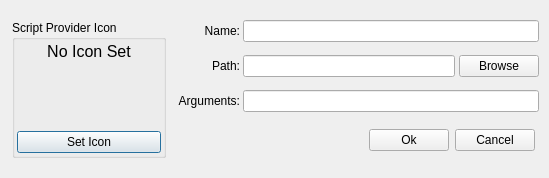
<?xml version="1.0" encoding="UTF-8"?>
<ui version="4.0">
 <class>UIRStatsScriptProviderConfigDialog</class>
 <widget class="QDialog" name="UIRStatsScriptProviderConfigDialog">
  <property name="geometry">
   <rect>
    <x>0</x>
    <y>0</y>
    <width>549</width>
    <height>178</height>
   </rect>
  </property>
  <property name="windowTitle">
   <string>UIRStatsScriptProviderConfigDialog</string>
  </property>
  <layout class="QVBoxLayout" name="verticalLayout">
   <property name="leftMargin">
    <number>4</number>
   </property>
   <property name="topMargin">
    <number>4</number>
   </property>
   <property name="rightMargin">
    <number>4</number>
   </property>
   <property name="bottomMargin">
    <number>4</number>
   </property>
   <item>
    <widget class="QFrame" name="">
     <property name="sizePolicy">
      <sizepolicy hsizetype="Preferred" vsizetype="Preferred">
       <horstretch>0</horstretch>
       <verstretch>0</verstretch>
      </sizepolicy>
     </property>
     <layout class="QHBoxLayout" name="horizontalLayout_4">
      <property name="leftMargin">
       <number>4</number>
      </property>
      <property name="topMargin">
       <number>4</number>
      </property>
      <property name="rightMargin">
       <number>4</number>
      </property>
      <property name="bottomMargin">
       <number>4</number>
      </property>
      <item>
       <widget class="QFrame" name="verticalFrame">
        <layout class="QVBoxLayout" name="verticalLayout_2">
         <property name="leftMargin">
          <number>4</number>
         </property>
         <property name="topMargin">
          <number>4</number>
         </property>
         <property name="rightMargin">
          <number>4</number>
         </property>
         <property name="bottomMargin">
          <number>4</number>
         </property>
         <item>
          <spacer name="verticalSpacer_2">
           <property name="orientation">
            <enum>Qt::Vertical</enum>
           </property>
           <property name="sizeHint" stdset="0">
            <size>
             <width>20</width>
             <height>40</height>
            </size>
           </property>
          </spacer>
         </item>
         <item>
          <widget class="QGroupBox" name="verticalGroupBox">
           <property name="sizePolicy">
            <sizepolicy hsizetype="Fixed" vsizetype="Preferred">
             <horstretch>0</horstretch>
             <verstretch>0</verstretch>
            </sizepolicy>
           </property>
           <property name="title">
            <string>Script Provider Icon</string>
           </property>
           <layout class="QVBoxLayout" name="verticalLayout_3">
            <property name="spacing">
             <number>3</number>
            </property>
            <property name="leftMargin">
             <number>2</number>
            </property>
            <property name="topMargin">
             <number>2</number>
            </property>
            <property name="rightMargin">
             <number>2</number>
            </property>
            <property name="bottomMargin">
             <number>2</number>
            </property>
            <item>
             <widget class="QLabel" name="m_lblNoIcon">
              <property name="font">
               <font>
                <pointsize>12</pointsize>
               </font>
              </property>
              <property name="text">
               <string>No Icon Set</string>
              </property>
              <property name="alignment">
               <set>Qt::AlignCenter</set>
              </property>
             </widget>
            </item>
            <item>
             <layout class="QHBoxLayout" name="horizontalLayout_3">
              <property name="leftMargin">
               <number>0</number>
              </property>
              <property name="topMargin">
               <number>0</number>
              </property>
              <property name="rightMargin">
               <number>0</number>
              </property>
              <property name="bottomMargin">
               <number>0</number>
              </property>
              <item>
               <spacer name="horizontalSpacer_2">
                <property name="orientation">
                 <enum>Qt::Horizontal</enum>
                </property>
                <property name="sizeHint" stdset="0">
                 <size>
                  <width>40</width>
                  <height>20</height>
                 </size>
                </property>
               </spacer>
              </item>
              <item>
               <widget class="QLabel" name="m_lblIcon">
                <property name="sizePolicy">
                 <sizepolicy hsizetype="Preferred" vsizetype="Fixed">
                  <horstretch>0</horstretch>
                  <verstretch>0</verstretch>
                 </sizepolicy>
                </property>
                <property name="minimumSize">
                 <size>
                  <width>64</width>
                  <height>64</height>
                 </size>
                </property>
                <property name="text">
                 <string/>
                </property>
                <property name="scaledContents">
                 <bool>true</bool>
                </property>
               </widget>
              </item>
              <item>
               <spacer name="horizontalSpacer">
                <property name="orientation">
                 <enum>Qt::Horizontal</enum>
                </property>
                <property name="sizeHint" stdset="0">
                 <size>
                  <width>40</width>
                  <height>20</height>
                 </size>
                </property>
               </spacer>
              </item>
             </layout>
            </item>
            <item>
             <widget class="QPushButton" name="m_btnSetIcon">
              <property name="text">
               <string>Set Icon</string>
              </property>
             </widget>
            </item>
           </layout>
          </widget>
         </item>
         <item>
          <spacer name="verticalSpacer">
           <property name="orientation">
            <enum>Qt::Vertical</enum>
           </property>
           <property name="sizeHint" stdset="0">
            <size>
             <width>20</width>
             <height>40</height>
            </size>
           </property>
          </spacer>
         </item>
        </layout>
       </widget>
      </item>
      <item>
       <layout class="QGridLayout" name="gridLayout">
        <property name="leftMargin">
         <number>2</number>
        </property>
        <property name="topMargin">
         <number>2</number>
        </property>
        <property name="rightMargin">
         <number>2</number>
        </property>
        <property name="bottomMargin">
         <number>2</number>
        </property>
        <property name="spacing">
         <number>3</number>
        </property>
        <item row="2" column="0">
         <widget class="QLabel" name="label_6">
          <property name="text">
           <string>Arguments:</string>
          </property>
          <property name="alignment">
           <set>Qt::AlignRight|Qt::AlignTrailing|Qt::AlignVCenter</set>
          </property>
         </widget>
        </item>
        <item row="1" column="1">
         <widget class="QFrame" name="">
          <property name="sizePolicy">
           <sizepolicy hsizetype="Preferred" vsizetype="Fixed">
            <horstretch>0</horstretch>
            <verstretch>0</verstretch>
           </sizepolicy>
          </property>
          <layout class="QHBoxLayout" name="horizontalLayout">
           <property name="spacing">
            <number>4</number>
           </property>
           <property name="leftMargin">
            <number>0</number>
           </property>
           <property name="topMargin">
            <number>0</number>
           </property>
           <property name="rightMargin">
            <number>0</number>
           </property>
           <property name="bottomMargin">
            <number>0</number>
           </property>
           <item>
            <widget class="QLineEdit" name="m_txtLocation"/>
           </item>
           <item>
            <widget class="QPushButton" name="m_btnBrowseLocation">
             <property name="text">
              <string>Browse</string>
             </property>
            </widget>
           </item>
          </layout>
         </widget>
        </item>
        <item row="2" column="1">
         <widget class="QLineEdit" name="m_txtArgs"/>
        </item>
        <item row="0" column="1">
         <widget class="QLineEdit" name="m_txtName"/>
        </item>
        <item row="1" column="0">
         <widget class="QLabel" name="m_lblPath">
          <property name="text">
           <string>Path:</string>
          </property>
          <property name="alignment">
           <set>Qt::AlignRight|Qt::AlignTrailing|Qt::AlignVCenter</set>
          </property>
         </widget>
        </item>
        <item row="0" column="0">
         <widget class="QLabel" name="label">
          <property name="text">
           <string>Name:</string>
          </property>
          <property name="alignment">
           <set>Qt::AlignRight|Qt::AlignTrailing|Qt::AlignVCenter</set>
          </property>
         </widget>
        </item>
        <item row="3" column="1">
         <widget class="QFrame" name="">
          <property name="sizePolicy">
           <sizepolicy hsizetype="Preferred" vsizetype="Fixed">
            <horstretch>0</horstretch>
            <verstretch>0</verstretch>
           </sizepolicy>
          </property>
          <layout class="QHBoxLayout" name="horizontalLayout_2">
           <property name="leftMargin">
            <number>4</number>
           </property>
           <property name="topMargin">
            <number>4</number>
           </property>
           <property name="rightMargin">
            <number>4</number>
           </property>
           <property name="bottomMargin">
            <number>4</number>
           </property>
           <item>
            <spacer name="horizontalSpacer_3">
             <property name="orientation">
              <enum>Qt::Horizontal</enum>
             </property>
             <property name="sizeHint" stdset="0">
              <size>
               <width>40</width>
               <height>20</height>
              </size>
             </property>
            </spacer>
           </item>
           <item>
            <widget class="QPushButton" name="m_btnSave">
             <property name="text">
              <string>Ok</string>
             </property>
            </widget>
           </item>
           <item>
            <widget class="QPushButton" name="m_btnCancel">
             <property name="text">
              <string>Cancel</string>
             </property>
            </widget>
           </item>
          </layout>
         </widget>
        </item>
       </layout>
      </item>
     </layout>
    </widget>
   </item>
  </layout>
 </widget>
 <tabstops>
  <tabstop>m_txtName</tabstop>
  <tabstop>m_txtLocation</tabstop>
  <tabstop>m_btnBrowseLocation</tabstop>
  <tabstop>m_txtArgs</tabstop>
  <tabstop>m_btnSetIcon</tabstop>
  <tabstop>m_btnSave</tabstop>
 </tabstops>
 <resources/>
 <connections/>
</ui>
